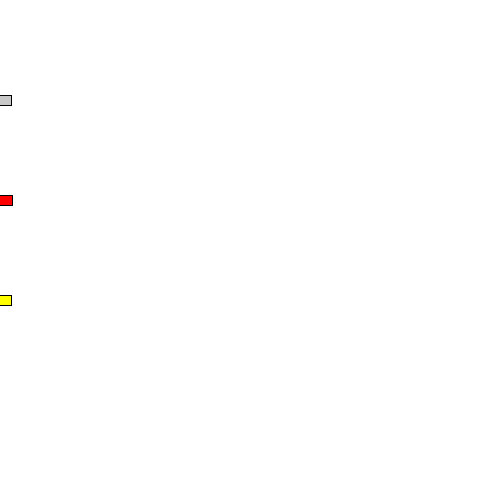
Frame 1 (no input)
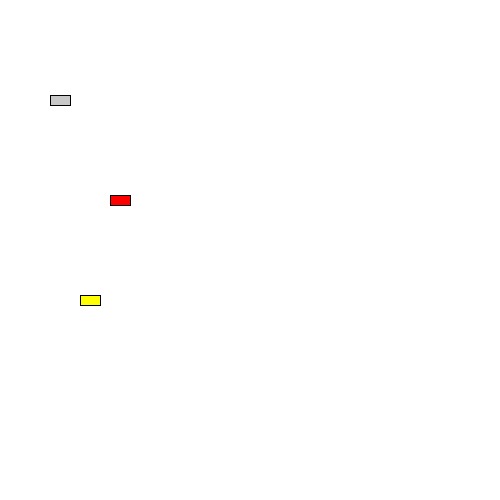
Frame 60 (the mouse pressed at the canvas centre just before this capture)
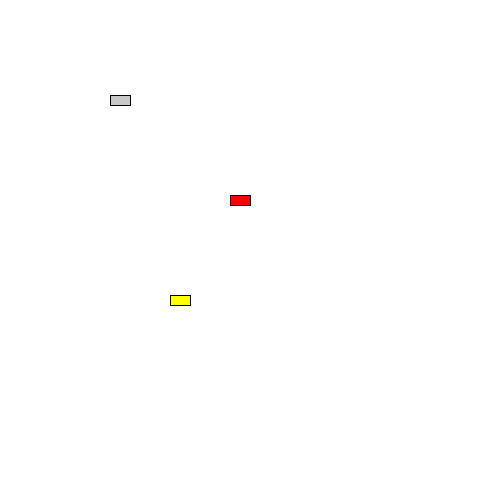
Frame 120 (the mouse held since frame 60 and released just before this capture)

The Processing sketch that drew these frames (run headless with seeded random() and noise(); from frame 60 on, the mouse is pressed at the canvas centre):

// Processing sketch: c4_oop
// ── c4_oop.pde
Vehicle car;
Vehicle taxi;
Vehicle taxiAmerica;

ArrayList<Vehicle> listOfCars = new ArrayList<Vehicle>();

void setup() 
{
  size(500, 500);
  // color, xPos, yPos, xSpeed
  car = new Vehicle(color(200,200,200), 0, 100, 1); 
  listOfCars.add(car);
  
  taxi = new Vehicle(color(255,0,0), 0, 200, 2);
  listOfCars.add(taxi);
  
  taxiAmerica = new Vehicle(color(255,255,0), 0, 300, 1.5);
  listOfCars.add(taxiAmerica);
  
  
  // todo 1: add tyres to vehicle class
  // todo 2: use arraylist and for loop to create more than 1 vehicle (hint: https://processing.org/reference/ArrayList.html)
  // todo 3: add vehicle when user perform a mouse click
}

void draw() 
{
  background(255);
 
  for(int i=0; i<listOfCars.size(); i++)
  {
    listOfCars.get(i).drive();
    listOfCars.get(i).display();
  }
  
  
}


void mouseReleased() 
{
  listOfCars.add(new Vehicle(
    color(random(255),random(255),random(255)), 
    mouseX, mouseY, 
    random(5)
  ));
}
// ── Vehicle.pde
class Vehicle
{
  color c;
  float xPos;
  float yPos;
  float xSpeed;
  
  Vehicle(color pColor, float pXPos, float pYPos, float pXSpeed) 
  { 
    c = pColor;
    xPos = pXPos;
    yPos = pYPos;
    xSpeed = pXSpeed;
  }
  
  void display() 
  {
    stroke(0);
    fill(c);
    rectMode(CENTER);
    rect(xPos, yPos, 20, 10);
  }

  void drive() 
  {
    xPos = xPos + xSpeed;
    if (xPos > width) 
    {
      xPos = 0;
    }
  }
}
